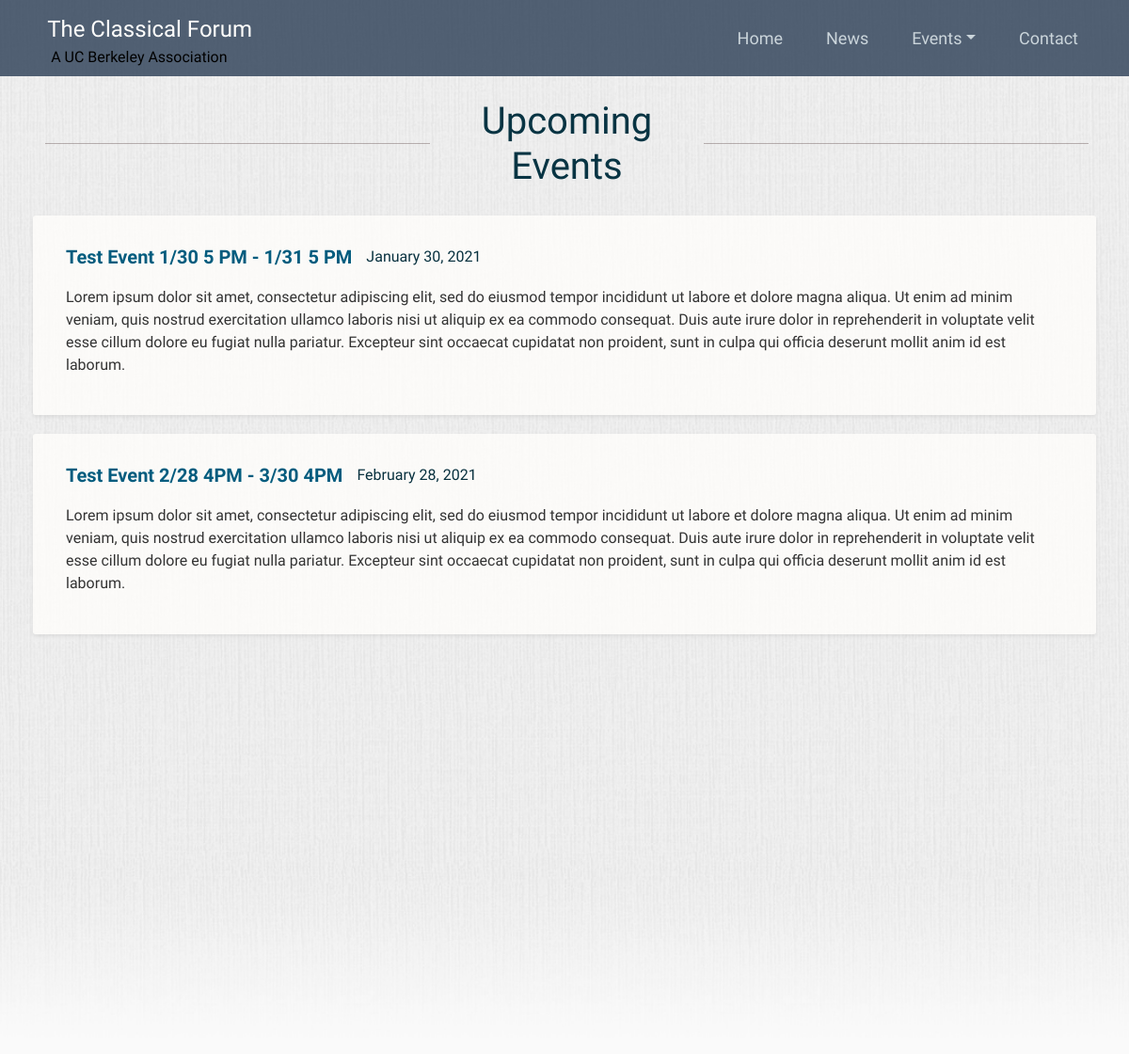
The page /upcoming_events on the database its author committed.
### flask_server/models.py (models this page shows, shortened)
class Event(db.Model):
    id = db.Column(db.Integer, primary_key=True)
    title = db.Column(db.String(100), nullable=False)
    event_date = db.Column(db.DateTime, nullable=False)
    event_end = db.Column(db.DateTime)
    content = db.Column(db.Text, nullable=False)

### flask_server/routes.py (the view)
@main.route('/upcoming_events')
def upcoming_events():
    db.create_all()
    current_datetime = datetime.datetime.utcnow()
    events = Event.query.order_by(Event.event_date.asc()).filter(Event.event_date >= current_datetime).paginate(page=1)
    return render_template('upcoming_events.html', events=events, title='Upcoming Events')

### flask_server/templates/upcoming_events.html (shortened to what this page needs)
{% extends "layout.html" %}
{% block start_background_div %}<div class="bg1">{% endblock start_background_div %}
{% block end_background_div %}</div>{% endblock end_background_div %}
{% block content %}
<div class="container-fluid" style="padding-top: 20px">
<div class="row" style="flex-wrap: nowrap; margin-bottom: 20px; margin-left: -40px">
    <div class="border-center rounded" style="float: left; width: 45%"></div>
    <h1 class="text-center" style="color: #083443; margin-top: 0.8%; min-width: 20%">Upcoming Events</h1>
    <div class="border-center rounded" style="float: right; width: 45%"></div>
</div>
</div>
{% for item in events.items %}
    <div class="shadow-sm row content-section" style="">
        <div class="col" style="margin-top: 2%">
            <div class="row" style="margin-left: 0px">
                <a class="bold nounderline" style="color: #035c7e; font-size: 1.25rem; margin-bottom: .5rem; line-height: 1.2" href="{{ url_for('main.event', event_id=item.id) }}">{{ item.title }}</a>
                <div style="margin-left: 15px">
                    <div class="" style="color: #08313f">{{ item.event_date.strftime('%B') }} {{ item.event_date.strftime('%d') }}, {{ item.event_date.strftime('%Y') }}</div>
                </div>
            </div>
            <p class="line-clamp" style="margin-top: 1%; margin-bottom: 3%">
                {{ item.content }}
            </p>
        </div>
    </div>
{% endfor %}
{% endblock content %}

### flask_server/static/main_forum.css (style rules this page uses)
* { box-sizing: content-box; }
*:before, *:after { box-sizing: content-box; }
body, html { background: #fafafa; color: #333333; font-family: 'Amiri', serif; height: 100%; }
.nounderline { text-decoration: none !important }
.bold { font-weight: 600; }
.border-center { width: 31.504%; position: relative; margin: 2%; }
.border-center:before { content: ''; position: absolute; bottom: 50%; border-bottom: 1px solid rgba(95, 76, 76, 0.4); width: 100%; z-index: 0; }
.line-clamp { display: -webkit-box; -webkit-line-clamp: 4; -webkit-box-orient: vertical; overflow: hidden; }
.content-section { background: rgba(255, 254, 252, 0.8); padding: 10px 20px; border: 0px solid #dddddd; border-radius: 3px; margin-top: 20px; }
.bg1 { background-image: url("background1.jpg"); height: 140%; background-position: center; background-repeat: no-repeat; background-size: cover; }

### rows shown on the page
Event: title "Test Event 1/30 5 PM - 1/31 5 PM", event_date "January", event_date "30", event_date "2021", content "Lorem ipsum dolor sit amet, consectetur adipiscing elit, sed do eiusmod tempor incididunt ut labore et dolore magna aliqua. Ut enim ad minim veniam, quis nostrud exercitation ullamco laboris nisi ut aliquip ex ea commodo consequat. Duis aute irure dolor in reprehenderit in voluptate velit esse cillum dolore eu fugiat nulla pariatur. Excepteur sint occaecat cupidatat non proident, sunt in culpa qui officia deserunt mollit anim id est laborum."
Event: title "Test Event 2/28 4PM - 3/30 4PM", event_date "February", event_date "28", event_date "2021", content "Lorem ipsum dolor sit amet, consectetur adipiscing elit, sed do eiusmod tempor incididunt ut labore et dolore magna aliqua. Ut enim ad minim veniam, quis nostrud exercitation ullamco laboris nisi ut aliquip ex ea commodo consequat. Duis aute irure dolor in reprehenderit in voluptate velit esse cillum dolore eu fugiat nulla pariatur. Excepteur sint occaecat cupidatat non proident, sunt in culpa qui officia deserunt mollit anim id est laborum."
